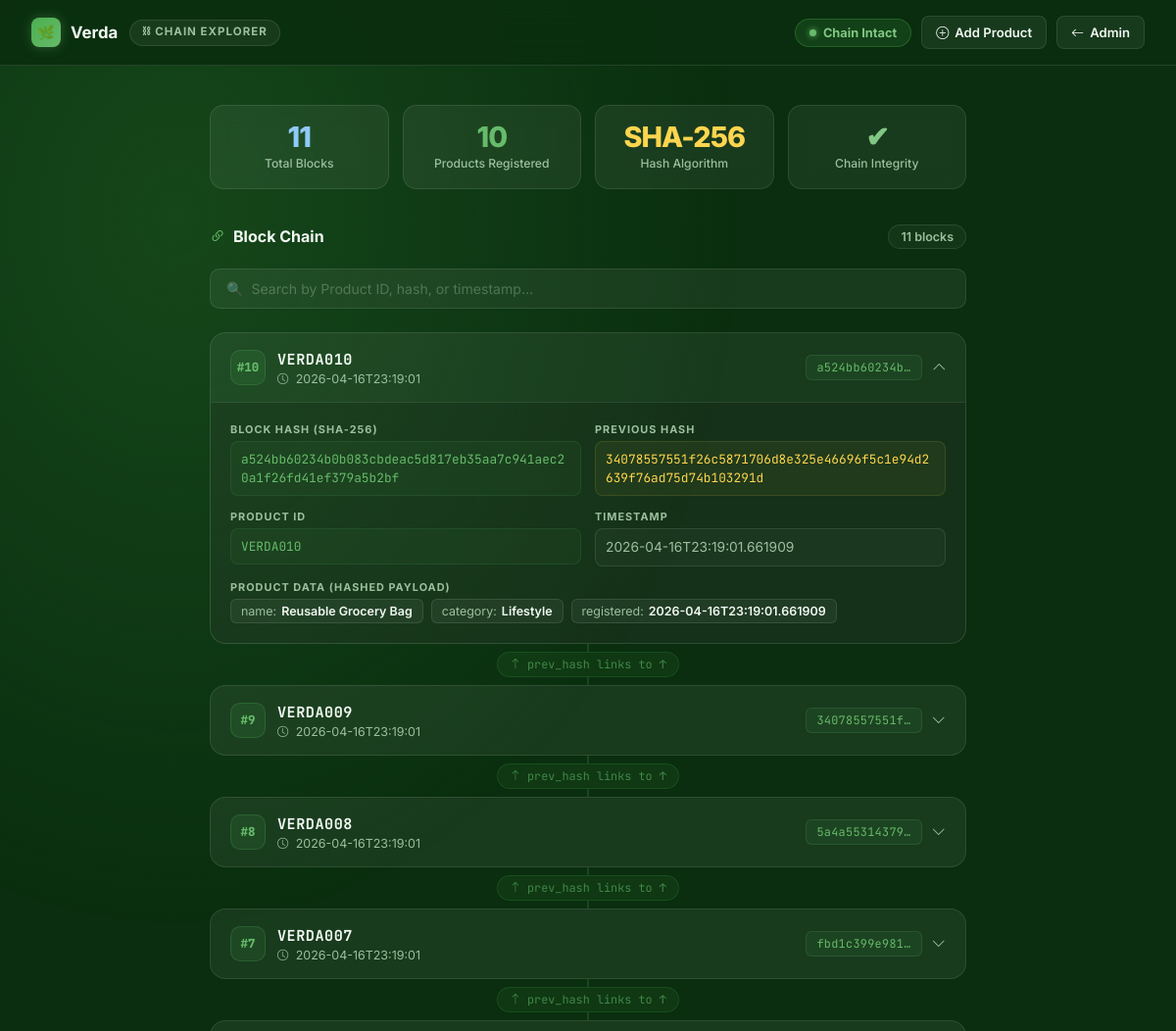
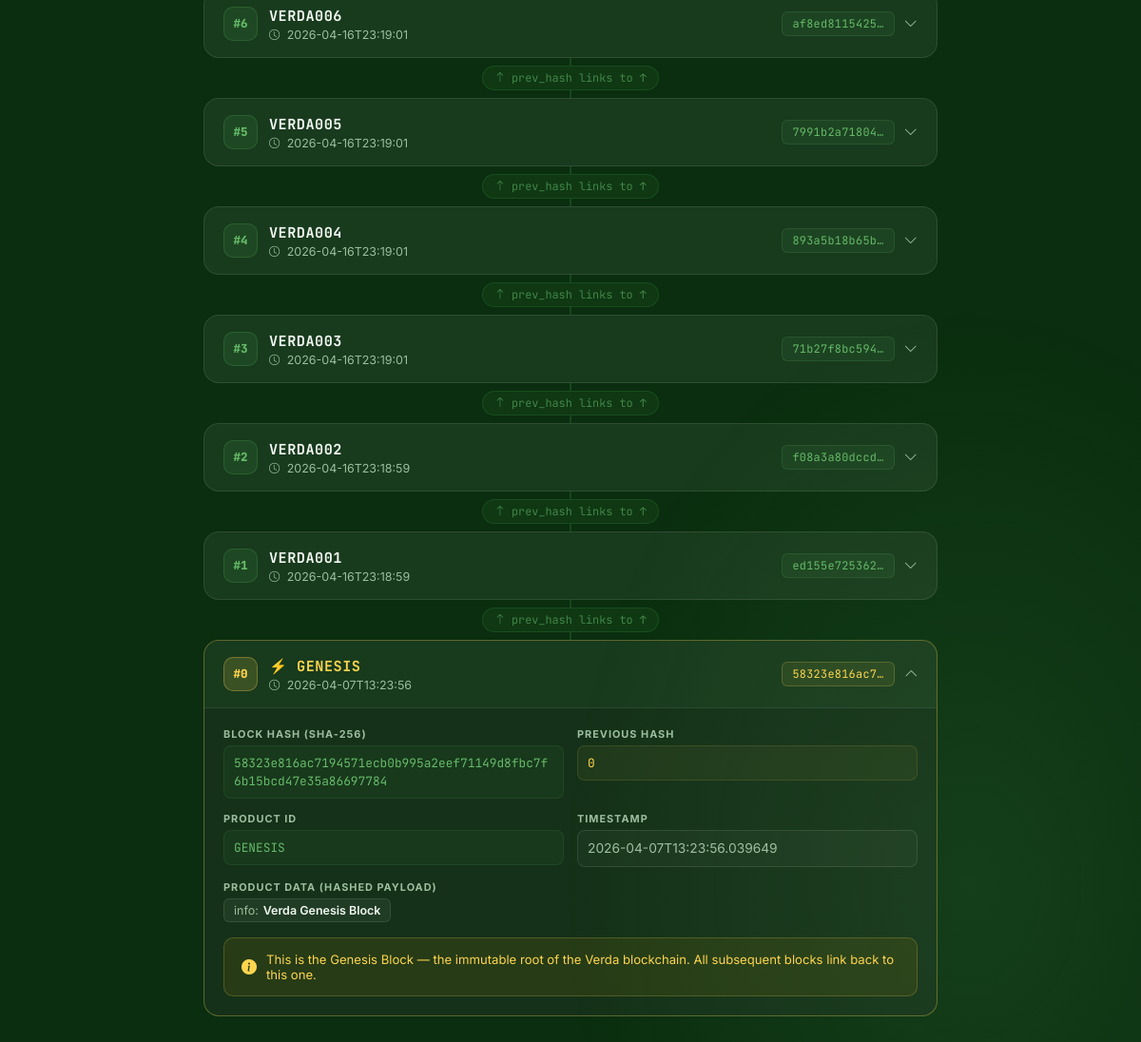
The page /blockchain (signed in) on the database its author committed (2 pictures, top to bottom).
### tables this page shows
CREATE TABLE blockchain (
                idx INTEGER PRIMARY KEY,
                product_id TEXT,
                product_data TEXT,
                previous_hash TEXT,
                block_hash TEXT,
                timestamp TEXT
            );

### app.py (the view)
@app.route('/blockchain')
def blockchain_explorer():
    if not session.get('logged_in'):
        return redirect('/login')
    chain = blockchain.get_full_chain()
    is_valid = blockchain.is_chain_valid()
    stats = blockchain.get_stats()
    return render_template('blockchain_explorer.html', chain=chain,
                           is_valid=is_valid, stats=stats)

### blockchain.py (called while the page is built)
    def calculate_hash(self):
        block_string = json.dumps({
            "index": self.index,
            "timestamp": self.timestamp,
            "product_id": self.product_id,
            "product_data": self.product_data,
            "previous_hash": self.previous_hash
        }, sort_keys=True)
        return hashlib.sha256(block_string.encode()).hexdigest()

    def get_last_block_hash(self):
        conn = sqlite3.connect(self.db_path)
        row = conn.execute(
            "SELECT block_hash FROM blockchain ORDER BY idx DESC LIMIT 1"
        ).fetchone()
        conn.close()
        return row[0] if row else "0"

    def get_full_chain(self):
        conn = sqlite3.connect(self.db_path)
        rows = conn.execute(
            "SELECT * FROM blockchain ORDER BY idx ASC"
        ).fetchall()
        conn.close()
        chain = []
        for row in rows:
            chain.append({
                "index": row[0],
                "product_id": row[1],
                "product_data": json.loads(row[2]),
                "previous_hash": row[3],
                "hash": row[4],
                "timestamp": row[5]
            })
        return chain

    def is_chain_valid(self):
        chain = self.get_full_chain()
        for i in range(1, len(chain)):
            current = chain[i]
            previous = chain[i - 1]
            if current["previous_hash"] != previous["hash"]:
                return False
            test = Block(
                current["index"],
                current["product_id"],
                current["product_data"],
                current["previous_hash"],
                timestamp=current["timestamp"]
            )
            if test.hash != current["hash"]:
                return False
        return True

    def get_stats(self):
        conn = sqlite3.connect(self.db_path)
        total_blocks = conn.execute("SELECT COUNT(*) FROM blockchain").fetchone()[0]
        product_blocks = total_blocks - 1  # Exclude genesis
        conn.close()
        return {
            "total_blocks": total_blocks,
            "product_blocks": max(product_blocks, 0),
            "chain_valid": self.is_chain_valid(),
            "last_hash": self.get_last_block_hash()
        }

### templates/blockchain_explorer.html (shortened to what this page needs)
<!DOCTYPE html>
<html lang="en">
<head>
  <link href="https://cdn.jsdelivr.net/npm/bootstrap-icons@1.11.3/font/bootstrap-icons.min.css" rel="stylesheet">
</head>
<body>
  <nav class="navbar">
    <div class="navbar-left">
      <a href="/admin" class="navbar-brand">
        <div class="brand-leaf">🌿</div>
        Verda
      </a>
      <span class="page-pill">⛓ Chain Explorer</span>
    </div>
    <div class="navbar-right">
      {% if is_valid %}
        <span class="chain-status valid">
          <span class="chain-status-dot"></span>
          Chain Intact
        </span>
      {% else %}
        <span class="chain-status invalid">
          <span class="chain-status-dot"></span>
          Chain Broken!
        </span>
      {% endif %}
      <a href="/add-product" class="btn-nav">
        <i class="bi bi-plus-circle"></i> Add Product
      </a>
      <a href="/admin" class="btn-nav">
        <i class="bi bi-arrow-left"></i> Admin
      </a>
    </div>
  </nav>
  <div class="main">
    <div class="stats-row">
      <div class="stat-box">
        <div class="stat-box-val blue">{{ chain|length }}</div>
        <div class="stat-box-label">Total Blocks</div>
      </div>
      <div class="stat-box">
        <div class="stat-box-val green">{{ stats.product_blocks if stats else (chain|length - 1) }}</div>
        <div class="stat-box-label">Products Registered</div>
      </div>
      <div class="stat-box">
        <div class="stat-box-val gold">SHA-256</div>
        <div class="stat-box-label">Hash Algorithm</div>
      </div>
      <div class="stat-box">
        <div class="stat-box-val valid">
          {% if is_valid %}✔{% else %}✘{% endif %}
        </div>
        <div class="stat-box-label">Chain Integrity</div>
      </div>
    </div>
    <div class="section-head">
      <div class="section-title">
        <i class="bi bi-link-45deg"></i> Block Chain
      </div>
      <div class="section-count">{{ chain|length }} block{{ 's' if chain|length != 1 else '' }}</div>
    </div>
    <div class="search-bar">
      <input type="text" class="search-input" id="search-input"
             placeholder="🔍  Search by Product ID, hash, or timestamp…"
             oninput="filterBlocks(this.value)">
    </div>
    {% if chain %}
    <div class="chain-container" id="chain-container">
      {% for block in chain|reverse %}
      <div class="block-card {% if block.index == 0 %}genesis{% endif %}"
           id="block-{{ block.index }}"
           data-search="{{ block.product_id|lower }} {{ block.hash|lower }} {{ block.timestamp|lower }}">
        <div class="block-header" data-index="{{ block.index }}">
          <div class="block-header-left">
            <div class="block-num {% if block.index == 0 %}genesis-num{% else %}normal-num{% endif %}">
              #{{ block.index }}
            </div>
            <div>
              <div class="block-pid {% if block.index == 0 %}genesis-pid{% else %}normal-pid{% endif %}">
                {% if block.index == 0 %}⚡ GENESIS{% else %}{{ block.product_id }}{% endif %}
              </div>
              <div class="block-ts">
                <i class="bi bi-clock" style="margin-right:4px; font-size:0.7rem;"></i>
                {{ block.timestamp[:19] if block.timestamp else '—' }}
              </div>
            </div>
          </div>
          <div class="block-header-right">
            <span class="hash-mini {% if block.index == 0 %}genesis-hash{% endif %}">
              {{ block.hash[:12] }}…
            </span>
            <i class="bi bi-chevron-down chevron"></i>
          </div>
        </div>
        <div class="block-body">
          <div class="block-fields">
            <div class="block-field">
              <div class="bf-label">Block Hash (SHA-256)</div>
              <div class="bf-val">{{ block.hash }}</div>
            </div>
            <div class="block-field">
              <div class="bf-label">Previous Hash</div>
              <div class="bf-val prev">{{ block.previous_hash }}</div>
            </div>
            <div class="block-field">
              <div class="bf-label">Product ID</div>
              <div class="bf-val">{{ block.product_id }}</div>
            </div>
            <div class="block-field">
              <div class="bf-label">Timestamp</div>
              <div class="bf-val muted">{{ block.timestamp }}</div>
            </div>
            {% if block.product_data %}
            <div class="block-field bf-full">
              <div class="bf-label">Product Data (Hashed Payload)</div>
              <div class="pd-tags">
                {% for key, val in block.product_data.items() %}
                <span class="pd-tag">
                  {{ key }}: <strong>{{ val }}</strong>
                </span>
                {% endfor %}
              </div>
            </div>
            {% endif %}
          </div>
          {% if block.index == 0 %}
          <div class="no-product-notice">
            <i class="bi bi-info-circle-fill" style="font-size:1rem; flex-shrink:0;"></i>
            This is the Genesis Block — the immutable root of the Verda blockchain. All subsequent blocks link back to this one.
          </div>
          {% endif %}
        </div>
      </div>
      {% if not loop.last %}
      <div class="chain-connector">
        <div class="chain-link-icon">
          <i class="bi bi-arrow-up"></i>
          prev_hash links to ↑
        </div>
      </div>
      {% endif %}
      {% endfor %}
    </div>
    {% else %}
    <div class="empty-state">
      <div class="icon">⛓️</div>
      <h3>No blocks yet</h3>
      <p>Register a product to create the first block on the chain.</p>
    </div>
    {% endif %}
  </div>
</body>
</html>

### rows shown on the page
blockchain: index "10", product_id "VERDA010", timestamp "2026-04-16T23:19:01", block_hash "a524bb60234b", hash "a524bb60234b0b083cbdeac5d817eb35aa7c941aec20a1f26fd41ef379a5b2bf", previous_hash "34078557551f26c5871706d8e325e46696f5c1e94d2639f76ad75d74b103291d", timestamp "2026-04-16T23:19:01.661909", product_data "name" "category" "registered", product_data "Reusable Grocery Bag" "Lifestyle" "2026-04-16T23:19:01.661909", shows "prev_hash links to ↑"
blockchain: index "9", product_id "VERDA009", timestamp "2026-04-16T23:19:01", block_hash "34078557551f", shows "prev_hash links to ↑"
blockchain: index "8", product_id "VERDA008", timestamp "2026-04-16T23:19:01", block_hash "5a4a55314379", shows "prev_hash links to ↑"
blockchain: index "7", product_id "VERDA007", timestamp "2026-04-16T23:19:01", block_hash "fbd1c399e981", shows "prev_hash links to ↑"
blockchain: index "6", product_id "VERDA006", timestamp "2026-04-16T23:19:01", block_hash "af8ed8115425", shows "prev_hash links to ↑"
blockchain: index "5", product_id "VERDA005", timestamp "2026-04-16T23:19:01", block_hash "7991b2a71804", shows "prev_hash links to ↑"
blockchain: index "4", product_id "VERDA004", timestamp "2026-04-16T23:19:01", block_hash "893a5b18b65b", shows "prev_hash links to ↑"
blockchain: index "3", product_id "VERDA003", timestamp "2026-04-16T23:19:01", block_hash "71b27f8bc594", shows "prev_hash links to ↑"
blockchain: index "2", product_id "VERDA002", timestamp "2026-04-16T23:18:59", block_hash "f08a3a80dccd", shows "prev_hash links to ↑"
blockchain: index "1", product_id "VERDA001", timestamp "2026-04-16T23:18:59", block_hash "ed155e725362", shows "prev_hash links to ↑"
blockchain: index "0", shows "⚡ GENESIS", timestamp "2026-04-07T13:23:56", block_hash "58323e816ac7", hash "58323e816ac7194571ecb0b995a2eef71149d8fbc7f6b15bcd47e35a86697784", previous_hash "0", product_id "GENESIS", timestamp "2026-04-07T13:23:56.039649", product_data "info", product_data "Verda Genesis Block", shows "This is the Genesis Block — the immutable root of the Verda blockchain. All subsequent blocks link back to this one."

### other values the page prints
{{ chain|length }} "11"
{{ stats.product_blocks if stats else (chain|length - 1) }} "10"
{{ 's' if chain|length != 1 else '' }} "s"
